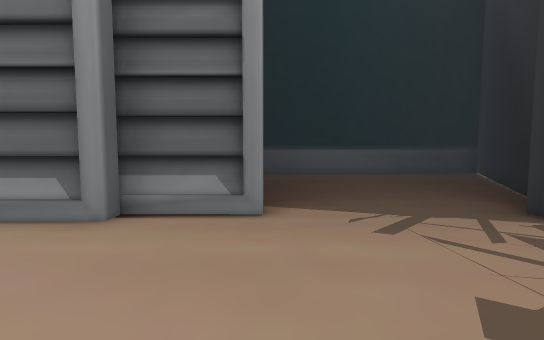
view 1 (above)

18 first-person views from a walk through a Unity game level. The camera is 1.2 m above the floor, tilts 4° down and sees 90° across. The floor is counted in squares, 1 m on a side. Each view is taken from the middle of a square. On the plan, view 1 faces up. The plan holds only what a view shows up to about 13 squares ahead; the rest is blank. The place goes on beyond the plan. Some surface patterns are stand-ins.

view 2
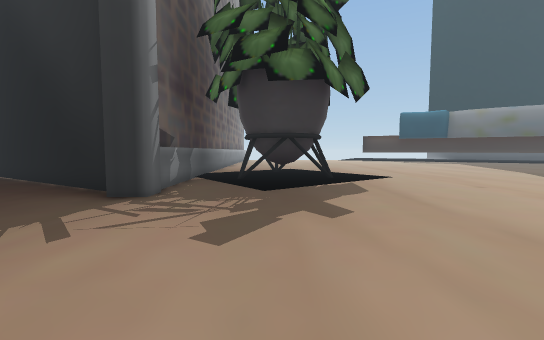

view 3
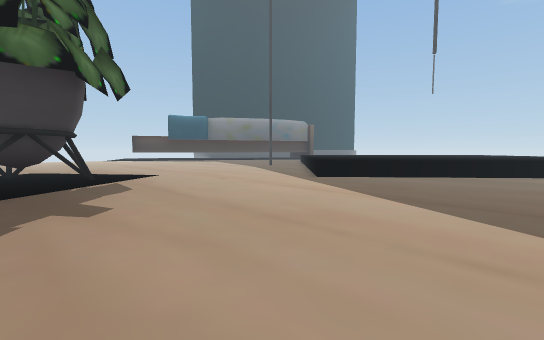

view 4
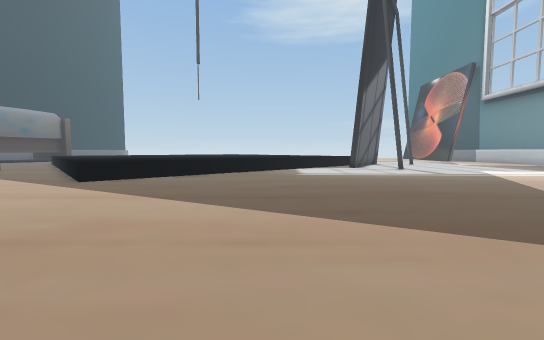

view 5
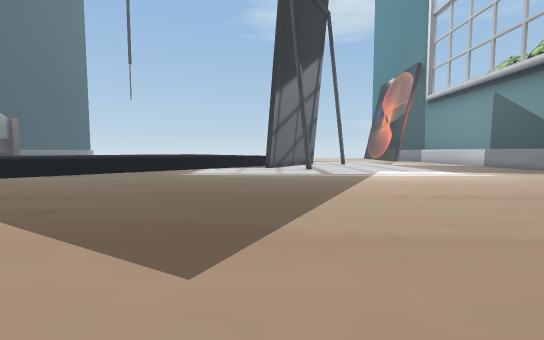

view 6
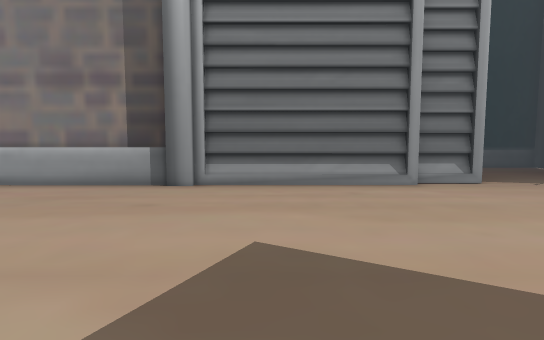

view 7
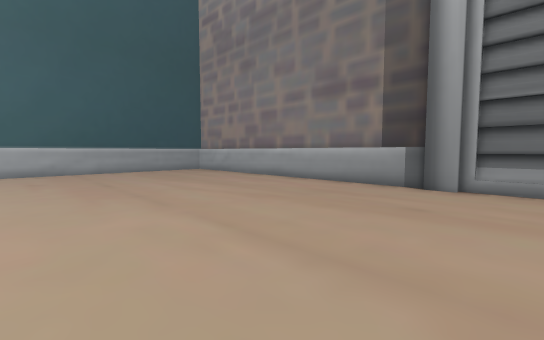

view 8
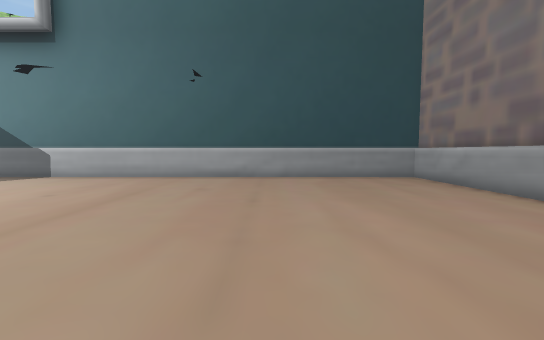

view 9
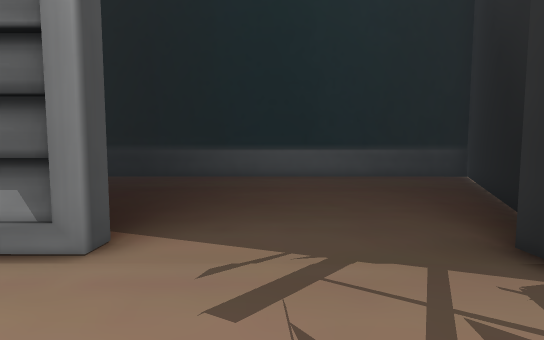

view 10
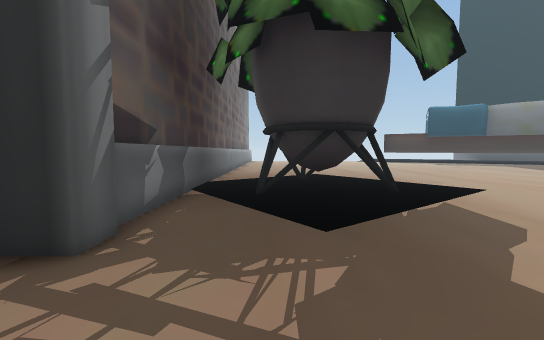

view 11
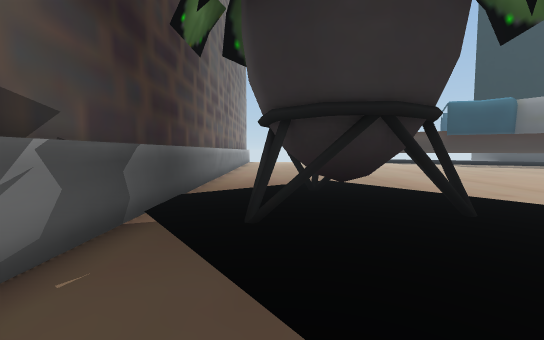

view 12
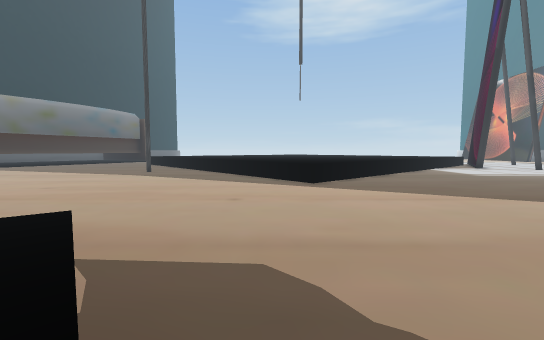

view 13
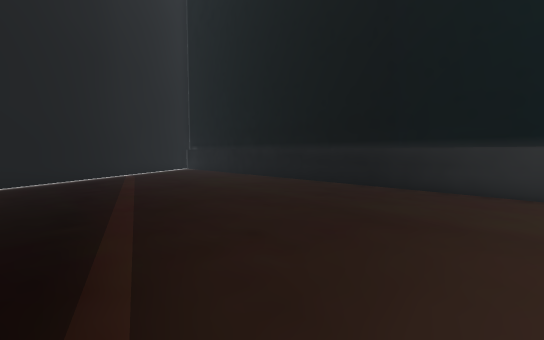

view 14
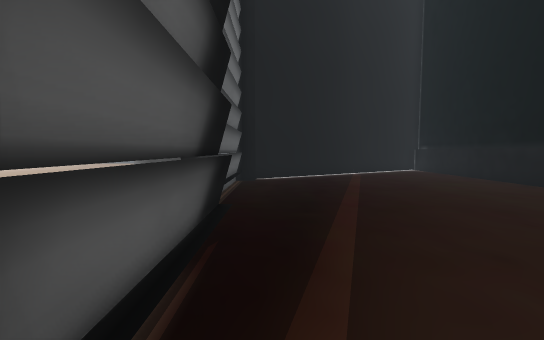

view 15
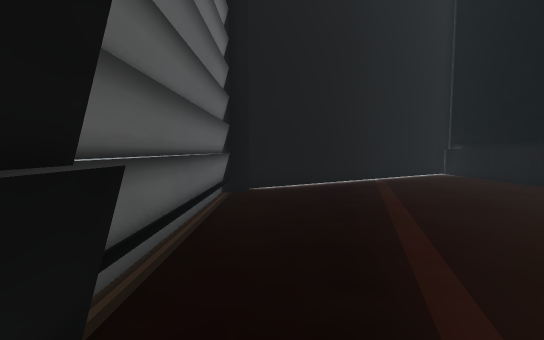

view 16
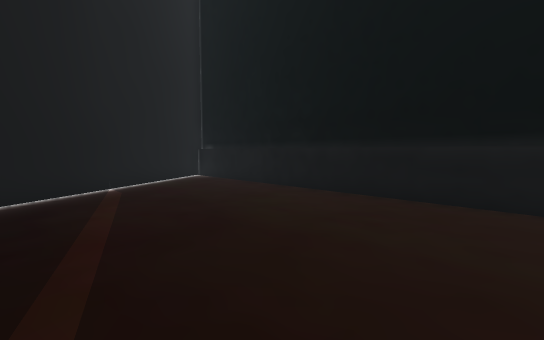

view 17
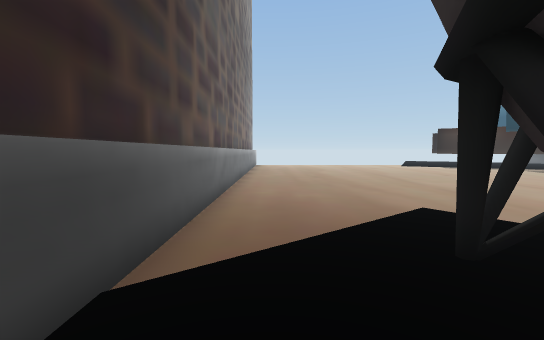

view 18
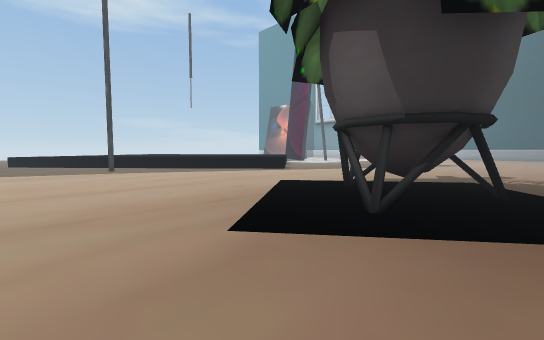

### Floor plan
Key: @ floor where view 1 was taken; # wall or solid block; . floor; = window, fence, low wall or low ledge; ^ raised ledge; T thing the floor can be seen under or through.
Columns run from 26 left of view 1 to 18 right of it. Each row starts with its distance up from view 1.
 15          #############################
 14          #...........................#
 13          ##.........................##
 12           ##........................#
 11            #.......................##
 10            ##.....................##
  9             #.....................#
  8             ##...................##
  7              #...................#
  6              ##.................##
  5 ##########################.....##############
  4 #..............................##............
  3 #............................................
  2 #..................................TTTT......
  1 #..................................TTTTT.....
  0 #.........................@........TTTT......
 -1 #...................................TTT......
 -2 #............................................
 -3 #............................................
 -4 #............................................
 -5 #............................................
 -6 #............................................
 -7 #............................................
 -8 #............................................
 -9 #............................................
-10 #.............................^^.............
-11 #............................^^^^............
-12 #... ......................=^   ^^...........

Positions as (right, up) in squares from view 1, and headings:
1: (0, 0), facing up
2: (-2, 1), facing right
3: (-3, 1), facing down-right
4: (-3, 1), facing down
5: (-9, 1), facing down
6: (-8, -5), facing up
7: (-9, -5), facing up-left
8: (-13, -2), facing left
9: (2, 2), facing up
10: (2, 2), facing right
11: (5, 2), facing right
12: (6, 1), facing down
13: (0, 6), facing up-left
14: (0, 6), facing left
15: (-3, 6), facing left
16: (-5, 8), facing up-left
17: (10, 3), facing right
18: (18, 3), facing down-left
